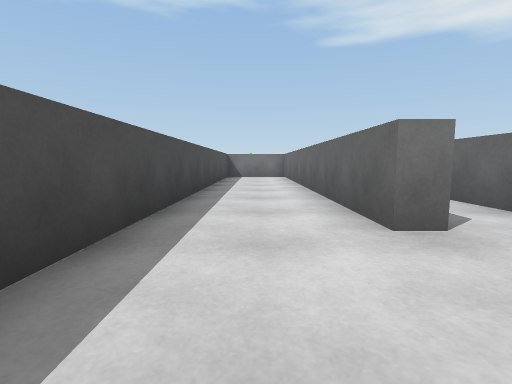
View 1 (above)

16 first-person views from a walk through a scene from a Unity 3-D project. The camera is 0.62 m above the floor, tilts 6° down and sees 85° across. The floor is counted in squares, 1 m on a side. Each view is taken from the middle of a square. On the plan, view 1 faces up. The plan holds only what a view shows up to about 9 squares ahead; the rest is blank. The player is left out.

View 2
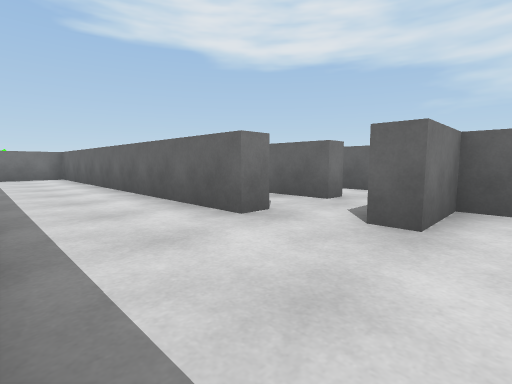

View 3
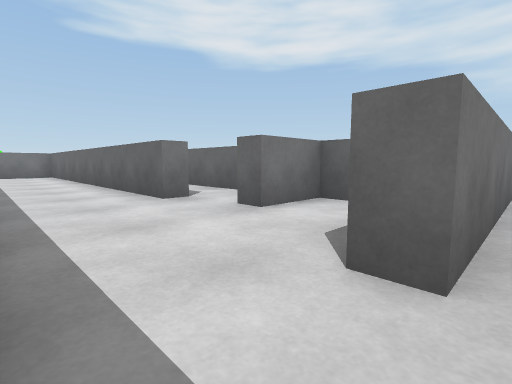

View 4
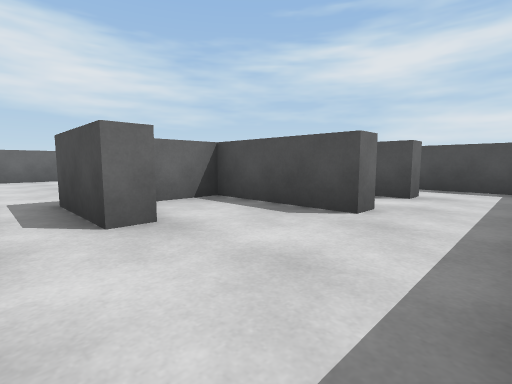

View 5
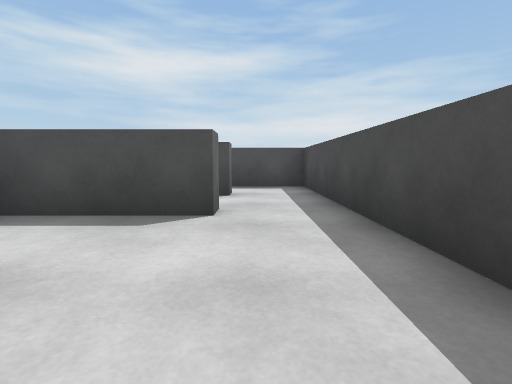

View 6
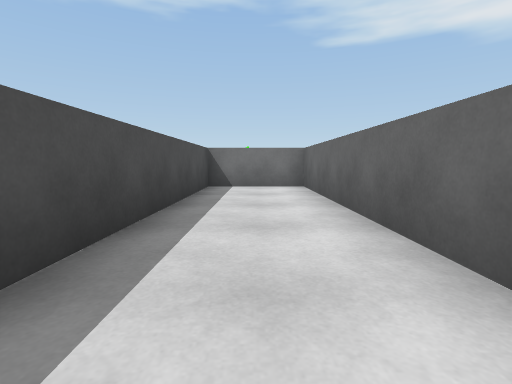

View 7
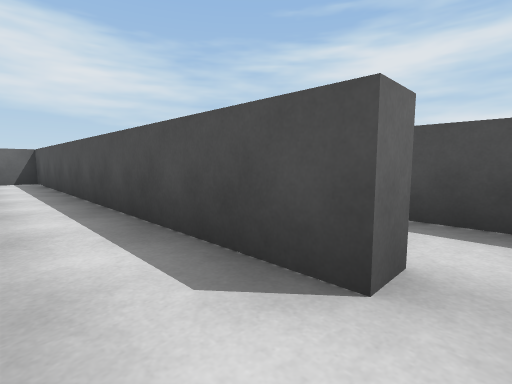

View 8
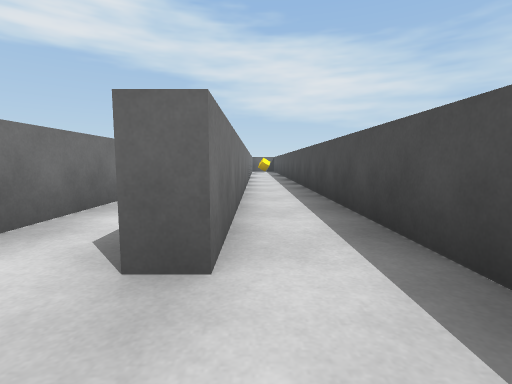

View 9
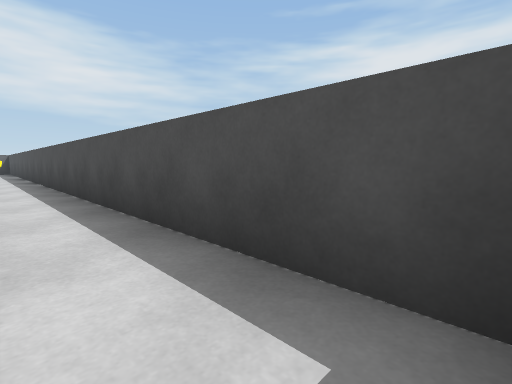

View 10
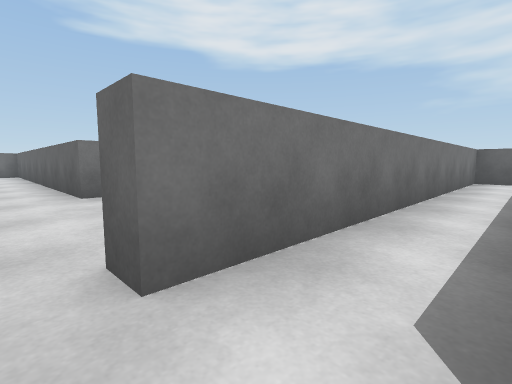

View 11
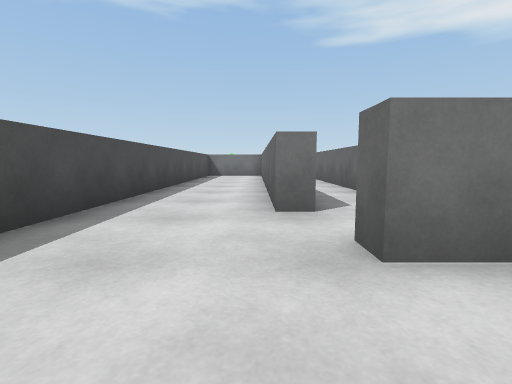

View 12
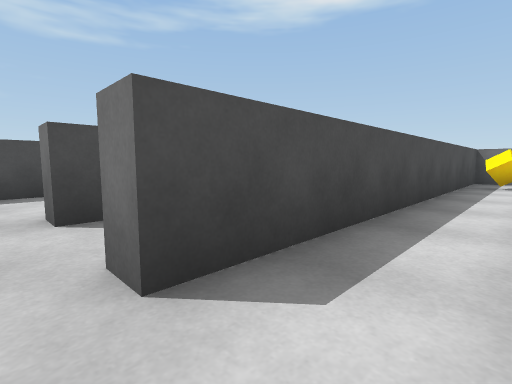

View 13
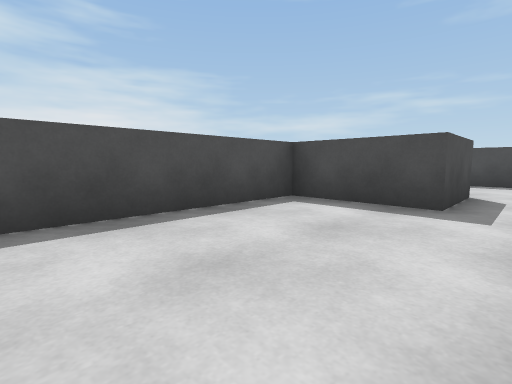

View 14
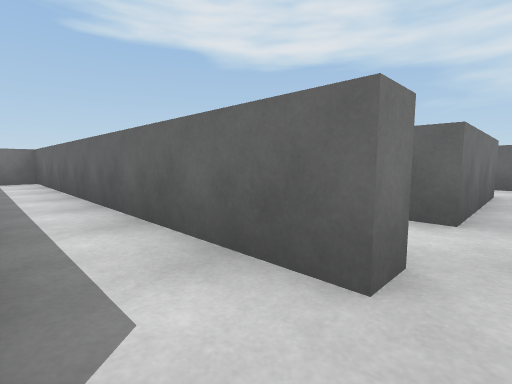

View 15
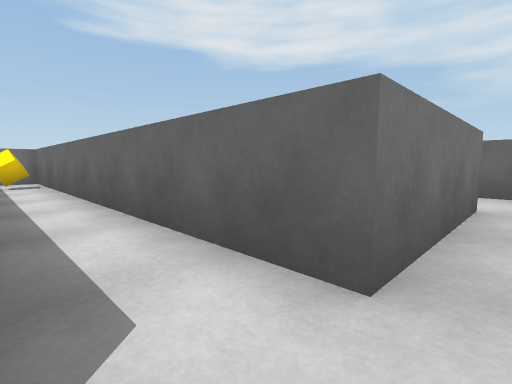

View 16
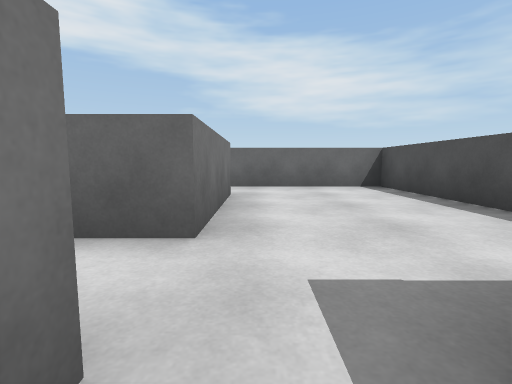

### Floor plan
Points are (right, up) in squares from view 1. A wall is a line through its corners. A room is listed if a view was taken in it or the views show most of it. See-through windows are left out.
Room 1 (views 1, 2, 3, 4, 5, 6, 7, 11)
walls: (1.8, 2.5) (1.3, 2.5) (1.3, 12.2) (-1.2, 12.2) (-1.2, -2.6); (0.5, -1.8) (0.5, -1.2) (3.3, -1.2) (3.3, 0.7) (1.8, 0.7) (1.8, 1.2)
ways out: opening at (-0.5, -2) to room 2; opening at (2, 2) to room 4
Room 2 (views 8, 9, 10)
walls: (0.5, -3.8) (0.5, -3.3) (10.2, -3.3) (10.2, -1.8) (0.5, -1.8); (-1.2, -2.6) (-1.2, -5.3)
ways out: opening at (-0.5, -2) to room 1; opening at (-0.5, -4)
Room 3 (views 12, 13)
walls: (8.6, 2.5) (5.3, 2.5); (3.8, 1.2) (3.8, -1.2) (10.2, -1.2) (10.2, 2.8)
ways out: opening at (4, 2) to room 5; opening at (9, 3)
Room 4 (views 14, 16)
walls: (1.8, 3) (1.8, 2.5); (3.8, 2.5) (3.3, 2.5) (3.3, 12.2); (1.8, 1.2) (3.8, 1.2)
ways out: opening at (2, 2) to room 1; opening at (3, 2) to room 5
Room 5 (view 15)
walls: (5.3, 2.5) (5.3, 12.2) (3.8, 12.2) (3.8, 2.5)
ways out: opening at (4, 2) to room 3; opening at (3, 2) to room 4
objects: other object (4, 11)

Where each view was taken, in squares from view 1:
view 1: 0 up, 0 right, facing up
view 2: 0 up, 1 left, facing up-right
view 3: 2 down, 1 left, facing up-right
view 4: 2 up, 1 left, facing down-right
view 5: 2 up, 0 right, facing down
view 6: 5 up, 0 right, facing up
view 7: 2 down, 0 right, facing down-right
view 8: 4 down, 1 left, facing right
view 9: 4 down, 1 left, facing down-right
view 10: 3 down, 0 right, facing up-right
view 11: 1 down, 1 right, facing up
view 12: 2 up, 5 right, facing up-left
view 13: 2 up, 8 right, facing down-left
view 14: 2 up, 2 right, facing up-right
view 15: 2 up, 4 right, facing up-right
view 16: 2 up, 3 right, facing right
